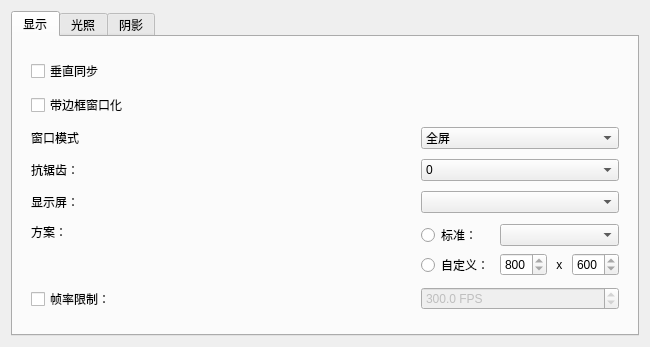
<?xml version="1.0" encoding="UTF-8"?>
<ui version="4.0">
 <class>GraphicsPage</class>
 <widget class="QWidget" name="GraphicsPage">
  <property name="geometry">
   <rect>
    <x>0</x>
    <y>0</y>
    <width>650</width>
    <height>340</height>
   </rect>
  </property>
  <layout class="QVBoxLayout" name="verticalLayout">
   <item alignment="Qt::AlignTop">
    <widget class="QTabWidget" name="DisplayTabWidget">
     <property name="currentIndex">
      <number>0</number>
     </property>
     <widget class="QWidget" name="DisplayWrapper">
      <attribute name="title">
       <string>显示</string>
      </attribute>
      <layout class="QHBoxLayout" name="horizontalLayout_2">
       <item>
        <widget class="QWidget" name="DisplayWidget">
         <layout class="QGridLayout" name="gridLayout_4" columnstretch="1,0">
          <item row="3" column="0">
           <widget class="QLabel" name="antiAliasingLabel">
            <property name="text">
             <string>抗锯齿：</string>
            </property>
           </widget>
          </item>
          <item row="6" column="0">
           <widget class="QCheckBox" name="framerateLimitCheckBox">
            <property name="text">
             <string>帧率限制：</string>
            </property>
           </widget>
          </item>
          <item row="5" column="1">
           <layout class="QGridLayout" name="resolutionLayout">
            <item row="1" column="2">
             <layout class="QHBoxLayout" name="customResolutionLayout" stretch="1,0,1">
              <item>
               <widget class="QSpinBox" name="customWidthSpinBox">
                <property name="minimum">
                 <number>800</number>
                </property>
               </widget>
              </item>
              <item>
               <widget class="QLabel" name="multiplyLabel">
                <property name="text">
                 <string> x </string>
                </property>
               </widget>
              </item>
              <item>
               <widget class="QSpinBox" name="customHeightSpinBox">
                <property name="minimum">
                 <number>600</number>
                </property>
               </widget>
              </item>
             </layout>
            </item>
            <item row="1" column="1">
             <widget class="QRadioButton" name="customRadioButton">
              <property name="text">
               <string>自定义：</string>
              </property>
             </widget>
            </item>
            <item row="0" column="1">
             <widget class="QRadioButton" name="standardRadioButton">
              <property name="text">
               <string>标准：</string>
              </property>
              <property name="checkable">
               <bool>true</bool>
              </property>
             </widget>
            </item>
            <item row="0" column="2">
             <widget class="QComboBox" name="resolutionComboBox"/>
            </item>
           </layout>
          </item>
          <item row="6" column="1">
           <widget class="QDoubleSpinBox" name="framerateLimitSpinBox">
            <property name="enabled">
             <bool>false</bool>
            </property>
            <property name="suffix">
             <string> FPS</string>
            </property>
            <property name="decimals">
             <number>1</number>
            </property>
            <property name="minimum">
             <double>1</double>
            </property>
            <property name="maximum">
             <double>1000</double>
            </property>
            <property name="singleStep">
             <double>15</double>
            </property>
            <property name="value">
             <double>300</double>
            </property>
           </widget>
          </item>
          <item row="1" column="0">
           <widget class="QCheckBox" name="windowBorderCheckBox">
            <property name="text">
             <string>带边框窗口化</string>
            </property>
           </widget>
          </item>
          <item row="2" column="1">
            <widget class="QComboBox" name="windowModeComboBox">
            <property name="currentIndex">
                <number>0</number>
            </property>
            <item>
                <property name="text">
                <string>全屏</string>
                </property>
            </item>
            <item>
                <property name="text">
                <string>无边框窗口化</string>
                </property>
            </item>
            <item>
                <property name="text">
                <string>窗口化</string>
                </property>
            </item>
            </widget>
          </item>
          <item row="2" column="0">
           <widget class="QLabel" name="windowModeLabel">
            <property name="text">
             <string>窗口模式</string>
            </property>
           </widget>
          </item>
          <item row="5" column="0">
           <widget class="QLabel" name="resolutionLabel">
            <property name="text">
             <string>方案：</string>
            </property>
            <property name="alignment">
             <set>Qt::AlignLeading|Qt::AlignLeft|Qt::AlignTop</set>
            </property>
           </widget>
          </item>
          <item row="4" column="1">
           <widget class="QComboBox" name="screenComboBox"/>
          </item>
          <item row="4" column="0">
           <widget class="QLabel" name="screenLabel">
            <property name="text">
             <string>显示屏：</string>
            </property>
           </widget>
          </item>
          <item row="3" column="1">
           <widget class="QComboBox" name="antiAliasingComboBox">
            <item>
             <property name="text">
              <string>0</string>
             </property>
            </item>
            <item>
             <property name="text">
              <string>2</string>
             </property>
            </item>
            <item>
             <property name="text">
              <string>4</string>
             </property>
            </item>
            <item>
             <property name="text">
              <string>8</string>
             </property>
            </item>
            <item>
             <property name="text">
              <string>16</string>
             </property>
            </item>
           </widget>
          </item>
          <item row="0" column="0">
           <widget class="QCheckBox" name="vSyncCheckBox">
            <property name="text">
             <string>垂直同步</string>
            </property>
           </widget>
          </item>
         </layout>
        </widget>
       </item>
      </layout>
     </widget>
     <widget class="QWidget" name="LightingWrapper">
      <attribute name="title">
       <string>光照</string>
      </attribute>
      <layout class="QVBoxLayout" name="lightingLayout">
       <item>
        <layout class="QHBoxLayout" name="lightingMethodLayout">
         <item>
          <widget class="QLabel" name="lightingMethodLabel">
           <property name="text">
            <string>照明方案：</string>
           </property>
          </widget>
         </item>
         <item>
          <widget class="QComboBox" name="lightingMethodComboBox">
           <item>
            <property name="text">
             <string>原版</string>
            </property>
           </item>
           <item>
            <property name="text">
             <string>兼容性着色器</string>
            </property>
           </item>
           <item>
            <property name="text">
             <string>着色器</string>
            </property>
           </item>
          </widget>
         </item>
        </layout>
       </item>
       <item>
        <spacer name="verticalSpacer">
         <property name="orientation">
          <enum>Qt::Vertical</enum>
         </property>
         <property name="sizeHint" stdset="0">
          <size>
           <width>20</width>
           <height>40</height>
          </size>
         </property>
        </spacer>
       </item>
      </layout>
     </widget>
     <widget class="QWidget" name="ShadowWrapper">
      <attribute name="title">
       <string>阴影</string>
      </attribute>
      <layout class="QHBoxLayout" name="horizontalLayout">
       <item>
        <widget class="QWidget" name="ShadowWidget">
         <property name="sizePolicy">
          <sizepolicy hsizetype="Preferred" vsizetype="Preferred">
           <horstretch>1</horstretch>
           <verstretch>1</verstretch>
          </sizepolicy>
         </property>
         <layout class="QGridLayout" name="shadowsLayout" columnstretch="0,0">

          <item row="0" column="0">
           <widget class="QCheckBox" name="playerShadowsCheckBox">
            <property name="toolTip">
             <string>&lt;html&gt;&lt;head/&gt;&lt;body&gt;&lt;p&gt;Enable shadows exclusively for the player character. May have a very minor performance impact.&lt;/p&gt;&lt;/body&gt;&lt;/html&gt;</string>
            </property>
            <property name="text">
             <string>玩家阴影</string>
            </property>
           </widget>
          </item>
          <item row="1" column="0">
           <widget class="QCheckBox" name="actorShadowsCheckBox">
            <property name="toolTip">
             <string>&lt;html&gt;&lt;head/&gt;&lt;body&gt;&lt;p&gt;Enable shadows for NPCs and creatures besides the player character. May have a minor performance impact.&lt;/p&gt;&lt;/body&gt;&lt;/html&gt;</string>
            </property>
            <property name="text">
             <string>生物阴影</string>
            </property>
           </widget>
          </item>
          <item row="2" column="0">
           <widget class="QCheckBox" name="objectShadowsCheckBox">
            <property name="toolTip">
             <string>&lt;html&gt;&lt;head/&gt;&lt;body&gt;&lt;p&gt;Enable shadows for primarily inanimate objects. May have a significant performance impact.&lt;/p&gt;&lt;/body&gt;&lt;/html&gt;</string>
            </property>
            <property name="text">
             <string>物体阴影</string>
            </property>
           </widget>
          </item>
          <item row="3" column="0">
           <widget class="QCheckBox" name="terrainShadowsCheckBox">
            <property name="toolTip">
             <string>&lt;html&gt;&lt;head/&gt;&lt;body&gt;&lt;p&gt;Enable shadows for the terrain including distant terrain. May have a significant performance and shadow quality impact.&lt;/p&gt;&lt;/body&gt;&lt;/html&gt;</string>
            </property>
            <property name="text">
             <string>地形阴影</string>
            </property>
           </widget>
          </item>
          <item row="4" column="0">
           <widget class="QCheckBox" name="indoorShadowsCheckBox">
            <property name="toolTip">
             <string>&lt;html&gt;&lt;head/&gt;&lt;body&gt;&lt;p&gt;Due to limitations with Morrowind's data, only actors can cast shadows indoors, which some might feel is distracting.&lt;/p&gt;&lt;p&gt;Has no effect if actor/player shadows are not enabled.&lt;/p&gt;&lt;/body&gt;&lt;/html&gt;</string>
            </property>
            <property name="text">
             <string>室内阴影</string>
            </property>
           </widget>
          </item>
          <item row="5" column="0">
           <widget class="QLabel" name="shadowComputeSceneBoundsLabel">
            <property name="toolTip">
             <string>&lt;html&gt;&lt;head/&gt;&lt;body&gt;&lt;p&gt;Type of "compute scene bounds" computation method to be used. Bounds (default) for good balance between performance and shadow quality, primitives for better looking shadows or none for no computation.&lt;/p&gt;&lt;/body&gt;&lt;/html&gt;</string>
            </property>
            <property name="text">
             <string>阴影距离计算方式：</string>
            </property>
           </widget>
          </item>
          <item row="5" column="1">compute scene bounds
           <widget class="QComboBox" name="shadowComputeSceneBoundsComboBox">
            <item>
             <property name="text">
              <string>形状边缘</string>
             </property>
            </item>
            <item>
             <property name="text">
              <string>原始</string>
             </property>
            </item>
            <item>
             <property name="text">
              <string>无</string>
             </property>
            </item>
           </widget>
          </item>
          <item row="6" column="0">
           <widget class="QLabel" name="shadowResolutionLabel">
            <property name="toolTip">
             <string>&lt;html&gt;&lt;head/&gt;&lt;body&gt;&lt;p&gt;The resolution of each individual shadow map. Increasing it significantly improves shadow quality but may have a minor performance impact.&lt;/p&gt;&lt;/body&gt;&lt;/html&gt;</string>
            </property>
            <property name="text">
             <string>阴影清晰度：</string>
            </property>
           </widget>
          </item>
          <item row="6" column="1">
           <widget class="QComboBox" name="shadowResolutionComboBox">
            <item>
             <property name="text">
              <string>512</string>
             </property>
            </item>
            <item>
             <property name="text">
              <string>1024</string>
             </property>
            </item>
            <item>
             <property name="text">
              <string>2048</string>
             </property>
            </item>
            <item>
             <property name="text">
              <string>4096</string>
             </property>
            </item>
           </widget>
          </item>
          <item row="7" column="0">
           <widget class="QCheckBox" name="shadowDistanceCheckBox">
            <property name="toolTip">
             <string>&lt;html&gt;&lt;head/&gt;&lt;body&gt;&lt;p&gt;The distance from the camera at which shadows completely disappear.&lt;/p&gt;&lt;/body&gt;&lt;/html&gt;</string>
            </property>
            <property name="text">
             <string>阴影距离限制：</string>
            </property>
           </widget>
          </item>
          <item row="7" column="1">
           <widget class="QSpinBox" name="shadowDistanceSpinBox">
            <property name="enabled">
             <bool>false</bool>
            </property>
            <property name="toolTip">
             <string>&lt;html&gt;&lt;head/&gt;&lt;body&gt;&lt;p&gt;64 game units is 1 real life yard or about 0.9 m&lt;/p&gt;&lt;/body&gt;&lt;/html&gt;</string>
            </property>
            <property name="suffix">
             <string> 距离单位</string>
            </property>
            <property name="minimum">
             <number>512</number>
            </property>
            <property name="maximum">
             <number>81920</number>
            </property>
            <property name="value">
             <number>8192</number>
            </property>
           </widget>
          </item>
          <item row="8" column="0">
           <widget class="QLabel" name="fadeStartLabel">
            <property name="toolTip">
             <string>&lt;html&gt;&lt;head/&gt;&lt;body&gt;&lt;p&gt;The fraction of the limit above at which shadows begin to gradually fade away.&lt;/p&gt;&lt;/body&gt;&lt;/html&gt;</string>
            </property>
            <property name="text">
             <string>淡入淡出倍数：</string>
            </property>
           </widget>
          </item>
          <item row="8" column="1">
           <widget class="QDoubleSpinBox" name="fadeStartSpinBox">
            <property name="enabled">
             <bool>false</bool>
            </property>
            <property name="decimals">
             <number>2</number>
            </property>
            <property name="minimum">
             <double>0</double>
            </property>
            <property name="maximum">
             <double>1</double>
            </property>
            <property name="value">
             <double>0.90</double>
            </property>
           </widget>
          </item>

         </layout>
        </widget>
       </item>
      </layout>
     </widget>
    </widget>
   </item>
  </layout>
 </widget>
 <resources/>
 <connections/>
</ui>
